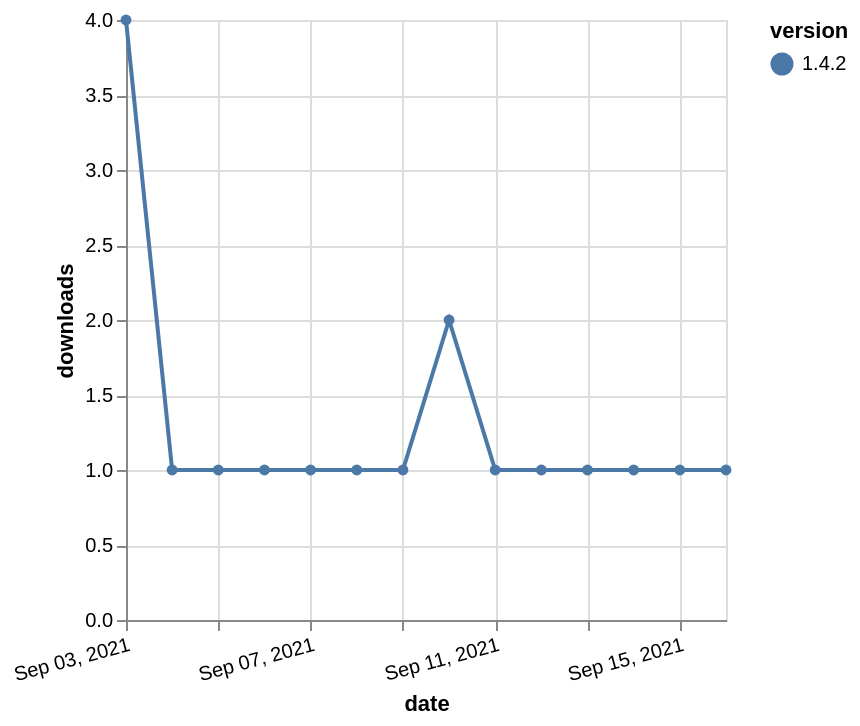

Vega-Lite specification for this chart:
### Vega-Lite specification from a JSON file in a GitHub repository (floating-point values rounded to 4 significant figures)
{"$schema": "https://vega.github.io/schema/vega-lite/v5.json", "description": "A simple bar chart with embedded data.", "data": {"values": [{"date": "2021-09-03", "total": 237, "delta": 4, "version": "1.4.2"}, {"date": "2021-09-04", "total": 238, "delta": 1, "version": "1.4.2"}, {"date": "2021-09-05", "total": 239, "delta": 1, "version": "1.4.2"}, {"date": "2021-09-06", "total": 240, "delta": 1, "version": "1.4.2"}, {"date": "2021-09-07", "total": 241, "delta": 1, "version": "1.4.2"}, {"date": "2021-09-08", "total": 242, "delta": 1, "version": "1.4.2"}, {"date": "2021-09-09", "total": 243, "delta": 1, "version": "1.4.2"}, {"date": "2021-09-10", "total": 245, "delta": 2, "version": "1.4.2"}, {"date": "2021-09-11", "total": 246, "delta": 1, "version": "1.4.2"}, {"date": "2021-09-12", "total": 247, "delta": 1, "version": "1.4.2"}, {"date": "2021-09-13", "total": 248, "delta": 1, "version": "1.4.2"}, {"date": "2021-09-14", "total": 249, "delta": 1, "version": "1.4.2"}, {"date": "2021-09-15", "total": 250, "delta": 1, "version": "1.4.2"}, {"date": "2021-09-16", "total": 251, "delta": 1, "version": "1.4.2"}]}, "width": "container", "mark": {"type": "line", "point": {"filled": true}}, "encoding": {"x": {"field": "date", "type": "temporal", "timeUnit": "yearmonthdate", "title": "date", "axis": {"labelAngle": -15}}, "y": {"field": "delta", "type": "quantitative", "title": "downloads"}, "color": {"field": "version", "type": "nominal"}, "tooltip": {"field": "delta"}}}
